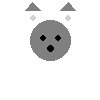

Recreate this plot in Python.
from PIL import Image, ImageDraw


image = Image.new("RGBA", (100, 100), (255, 255, 255, 0))
draw = ImageDraw.Draw(image)


wolf_color = "grey"
ear_inner_color = "lightgrey"
eye_nose_color = "black"


draw.ellipse((30, 20, 70, 60), fill=wolf_color)

draw.polygon([(25, 10), (32, 2), (40, 10)], fill=wolf_color)
draw.polygon([(60, 10), (68, 2), (75, 10)], fill=wolf_color)


draw.ellipse((30, 15, 35, 20), fill=ear_inner_color)
draw.ellipse((65, 15, 70, 20), fill=ear_inner_color)

draw.ellipse((40, 35, 45, 40), fill=eye_nose_color)
draw.ellipse((55, 35, 60, 40), fill=eye_nose_color)


draw.ellipse((47, 45, 53, 51), fill=eye_nose_color)

image.save("loup.png")